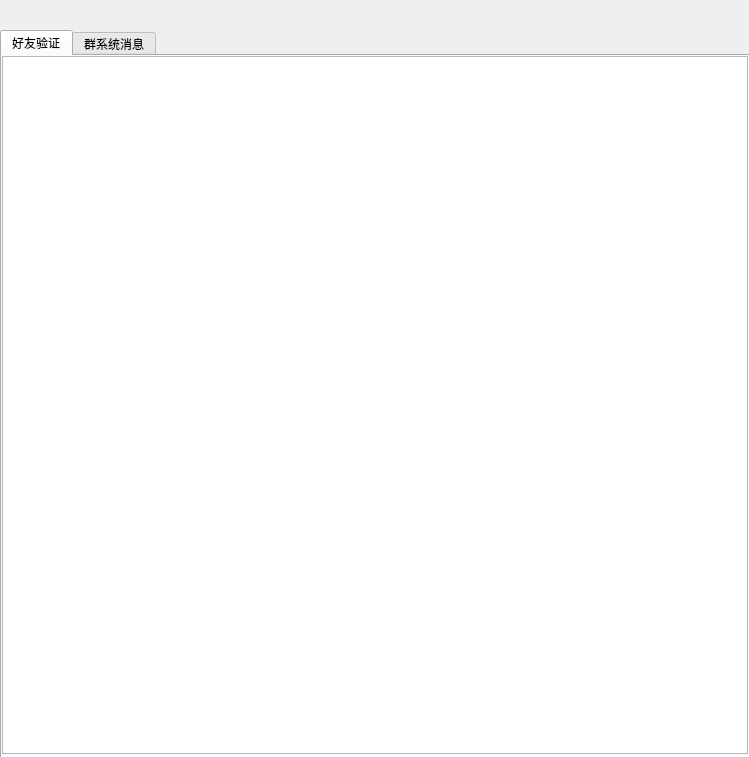
<?xml version="1.0" encoding="UTF-8"?>
<ui version="4.0">
 <class>SystemMessage</class>
 <widget class="QWidget" name="SystemMessage">
  <property name="geometry">
   <rect>
    <x>0</x>
    <y>0</y>
    <width>749</width>
    <height>757</height>
   </rect>
  </property>
  <property name="windowTitle">
   <string>系统消息</string>
  </property>
  <property name="windowIcon">
   <iconset resource="../src.qrc">
    <normaloff>:/Icons/src/weichat.png</normaloff>:/Icons/src/weichat.png</iconset>
  </property>
  <widget class="QTabWidget" name="tabWidget">
   <property name="geometry">
    <rect>
     <x>0</x>
     <y>30</y>
     <width>750</width>
     <height>730</height>
    </rect>
   </property>
   <property name="currentIndex">
    <number>0</number>
   </property>
   <widget class="QWidget" name="tab_friend">
    <attribute name="title">
     <string>好友验证</string>
    </attribute>
    <widget class="QListWidget" name="listWidget">
     <property name="geometry">
      <rect>
       <x>0</x>
       <y>0</y>
       <width>746</width>
       <height>698</height>
      </rect>
     </property>
    </widget>
   </widget>
   <widget class="QWidget" name="tab_group">
    <attribute name="title">
     <string>群系统消息</string>
    </attribute>
    <widget class="QListWidget" name="listWidget_2">
     <property name="geometry">
      <rect>
       <x>0</x>
       <y>0</y>
       <width>746</width>
       <height>698</height>
      </rect>
     </property>
    </widget>
   </widget>
  </widget>
 </widget>
 <resources>
  <include location="../src.qrc"/>
 </resources>
 <connections/>
</ui>
